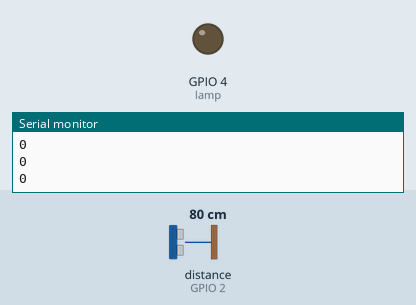
The sketch below on a simulated ESP8266 (NodeMCU). On the bench: output pins drawn as LEDs (lit = HIGH), the last lines printed to the serial monitor. Wiring (inferred from the names in the program): ultrasonic range finder: trigger GPIO 0; echo GPIO 2. The test bench sets the inputs (shaded band); at power-on: distance to the obstacle (sensor on GPIO 2) 80 cm. The echo pulse lasts 58.3 µs per cm; WiFi joins after 1.5 s; servers stay silent unless stated; no MQTT or app messages arrive unless stated; pins used as bus, display or sensor lines are not drawn.

Above: at 2.7 s.
2.8 s: distance to the obstacle (sensor on GPIO 2) set to 51 cm
4.3 s: distance to the obstacle (sensor on GPIO 2) set to 41 cm
At 5.1 s:
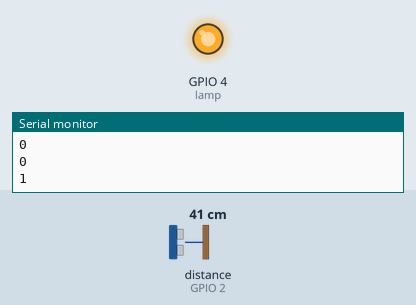
9.1 s: distance to the obstacle (sensor on GPIO 2) set to 12 cm
10.6 s: distance to the obstacle (sensor on GPIO 2) set to 9 cm
At 11.0 s:
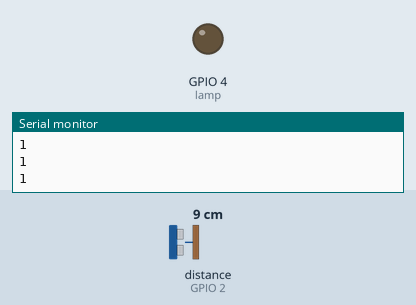
Timing chart, 0 to 13.1 s (numbered marks = the images above; inputs shaded):
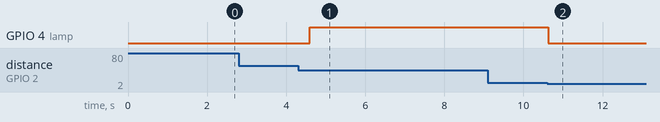

Measured:
- the behaviour switches between 47 and 46 cm on distance to the obstacle (sensor on GPIO 2) (found by bisection; images 0 and 1)
- the behaviour switches between 11 and 10 cm on distance to the obstacle (sensor on GPIO 2) (found by bisection; images 1 and 2)
- after the input at 4.3 s, GPIO 4 (lamp): LOW → HIGH after 0.30 s
- after the input at 10.6 s, GPIO 4 (lamp): HIGH → LOW at once

The sketch:

OCCU_NODEMCU_US.ino
```cpp
#include <ESP8266WiFi.h>
#include <PubSubClient.h>
#include <SoftwareSerial.h>

#define echoPin1 2 //for count detection
#define trigPin1 0


boolean locklow=true;

int t = 0, h = 0, x=0, hp = 0; //level detector
int duration, distance, RightSensor,LeftSensor, toiletpaper;


const char* ssid = "Energizer";
const char* password = "1qwerty2";


const char* mqtt_server = "192.168.0.55[";


WiFiClient espClient;
PubSubClient client(espClient);


const int lamp = 4;

const int lampoff = 5;


long now = millis();
long lastMeasure = 0;
long randomNumber;

void setup_wifi() {
  delay(10);

  Serial.println();
  Serial.print("Connecting to ");
  Serial.println(ssid);
  WiFi.begin(ssid, password);
  while (WiFi.status() != WL_CONNECTED) {
    delay(500);
    Serial.print(".");
  }
  Serial.println("");
  Serial.print("WiFi connected - ESP IP address: ");
  Serial.println(WiFi.localIP());
}


void callback(String topic, byte* message, unsigned int length) {
  Serial.print("Message arrived on topic: ");
  Serial.print(topic);
  Serial.print(". Message: ");
  String messageTemp;

  for (int i = 0; i < length; i++) {
    Serial.print((char)message[i]);
    messageTemp += (char)message[i];
  }
  Serial.println();


  Serial.println();
}


void reconnect() {
  // Loop until we're reconnected
  while (!client.connected()) {
    Serial.print("Attempting MQTT connection...");

    if (client.connect("ESP8266Client2")) {
      Serial.println("connected");
      // Subscribe or resubscribe to a topic
      // You can subscribe to more topics (to control more LEDs in this example)
      client.subscribe("room/lamp");
    } else {
      Serial.print("failed, rc=");
      Serial.print(client.state());
      Serial.println(" try again in 5 seconds");
      // Wait 5 seconds before retrying
      delay(5000);
    }
  }
}


void SonarSensor(int trigPin,int echoPin)
{
digitalWrite(trigPin, LOW);
delayMicroseconds(2);
digitalWrite(trigPin, HIGH);
delayMicroseconds(10);
digitalWrite(trigPin, LOW);
  duration = pulseIn(echoPin, HIGH);
  distance = duration / 58;
  distance = distance - 6;  // offset correction
  distance = 50 - distance;  // height, 0 - 50 cm
  hp= 2 * distance;  // distance in %, 0-100 %
}


void setup() {
  pinMode(lamp, OUTPUT);


  Serial.begin(115200);

  pinMode(trigPin1, OUTPUT);
  pinMode(echoPin1, INPUT);

  setup_wifi();

  client.setServer(mqtt_server, 1883);
  client.setCallback(callback);

}


void loop() {
   char countlevel[7];
  if (!client.connected()) {
    reconnect();
  }
  if(!client.loop())
    client.connect("ESP8266Client2");


  SonarSensor(trigPin1, echoPin1);
if((hp>=20)&&(hp<=90))
  {
    if(locklow)
      {
        digitalWrite(lamp, HIGH);
        digitalWrite(lampoff, LOW);
        x++;
        LeftSensor = x;
        locklow=false;
      }
   }
  else
  {
     digitalWrite(lamp, LOW);
       digitalWrite(lampoff, HIGH);
    if(!locklow)
    {

      locklow=true;
    }
  }

    Serial.println(LeftSensor);   //2 decimal place
    dtostrf(LeftSensor, 6, 2, countlevel);
    client.publish("room/occup",countlevel );
    delay(500);
  }
```
